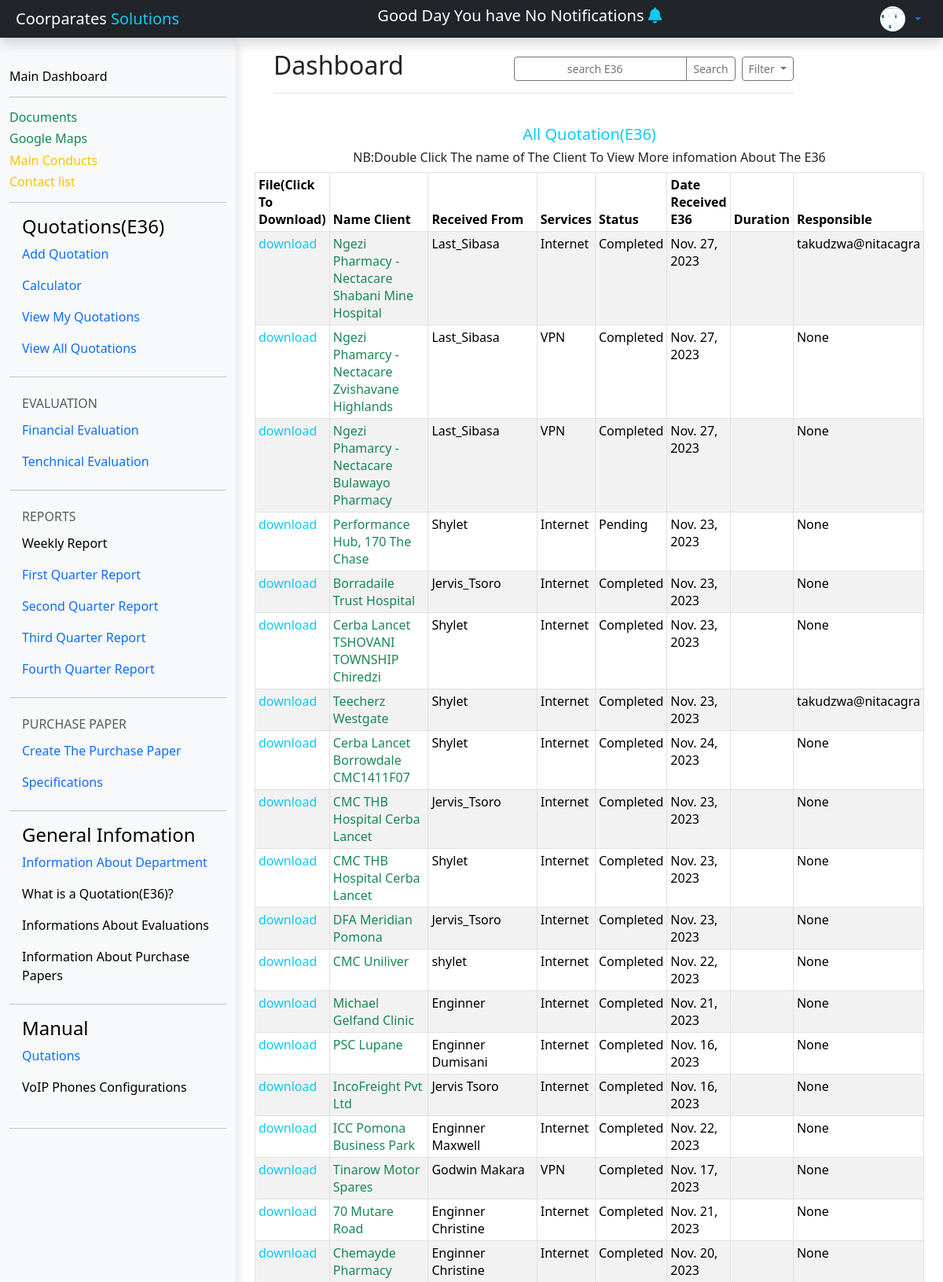
Screenshot of /dashboard/ViewMyQuotation (upper part) with the database file from the repository.
### e36/models.py (models this page shows, shortened)
class Quotation(models.Model):
	name = [('Internet','Internet'),('VPN','VPN')]
	status = [('Completed','Completed'),('Pending','Pending')]
	responsible = [('Dumisani_Mukuchura','Dumisani Mukuchura'),('Jervis_Tsoro','Jervis Tsoro'),('Shylet','Shylet'),('Godwin_Makara','Godwin Makara'),('MAaxwell_Mushaikwa','Maxwell Mushaikwa '),('Last_Sibasa','Last Sibasa')]
	File = models.FileField(_("E36"), upload_to='', max_length=100,null=True)
	NameClient = models.CharField(max_length=50,null=True,blank=True)
	Total = models.DecimalField(_("Total"), max_digits=10, decimal_places=2,null=True,blank=True)
	Status = models.CharField( max_length=50,choices=status,null = True)
	Type = models.CharField(max_length=50,null=True,blank=True,choices=name)
	DateReceived=models.DateField(null=True, auto_now=False, auto_now_add=False )
	DateSubmited= models.DateField(null=True, auto_now=False, auto_now_add=False,blank =True,default=timezone.now)
	TimeRecived = models.TimeField(_("Time Received"), auto_now=False, auto_now_add=False, null=True,blank=True)
	TimeSubmitted = models.TimeField(_("TimeSubmited"), auto_now=False, auto_now_add=False ,blank =True,null=True,default=timezone.now)
	created = models.DateTimeField(_("created at"), auto_now=True, auto_now_add=False ,null=True)
	updated = models.DateTimeField(null=True,auto_now=False,auto_now_add=True)
	Receivedfrom = models.CharField(_("Name of te Enginner WhomGive you The E36"),choices=responsible ,max_length=50,blank=True)
	comments = models.TextField(_("Comments"),null =True,blank=True)
	WeekReport = models.IntegerField(_( "Weekly report"),blank=True,null=True)
	created_by = models.ForeignKey(User,  on_delete=models.CASCADE ,null=True,blank=True)
	image = models.ImageField(upload_to = 'picture' ,null=True, blank = True)
	@property
	def FileUrl(self):
		try:
			url = self.File.url
		except:
				url = ''
		return url
	class meta:
		ordering = ('-created',)

### e36/views.py (the view)
# urls.py: path('ViewMyQuotation',views.ViewMyQoute , name='viewMyE36'),
def ViewMyQoute(request):
    content ={}
    content ={
      'E36':E36
   }
    return render(request,'viewMyQuote.html',content)

### Templates/ViewMyQuote.html (shortened to what this page needs)
{% extends 'dashboard.html' %}
 {%block content%}
 {%load static%}
 {% load crispy_forms_tags %}
<head>
</head>
<body>
<main class="col-md-9 col-lg-10 align-content-center px-md-4"
     style="width: 75%">
     <main class="col-md-9  col-lg-10 px-md-4">
      <div class="d-flex justify-content-between flex-wrap flex-md-nowrap align-items-center pt-3 pb-2 mb-3 border-bottom">
        <h1 class="h2">Dashboard</h1>
        <div class="btn-toolbar mb-2 mb-md-0">
          <div class="btn-group me-2">
            <input type="search"  placeholder="search E36" class="btn btn-sm btn-outline-secondary"></input>
            <button type="button" class="btn btn-sm btn-outline-secondary">Search</button>
          </div>
          <button type="button" class="btn btn-sm btn-outline-secondary dropdown-toggle">
            Filter
          </button>
        </div>
      </div>
  </main>
          <div class=" text-start mt-1"
          >
          <br>
              <div class=" text-center">
                <h5  class=" text-info"> All Quotation(E36)</h5>
                  <h6>NB:Double Click The name of The Client To View More infomation About The E36</h6>
              </div>
        <table class="table table-bordered table-striped table-sm">
          <thead>
            <tr class="bg-info">
              <th scope="col">File(Click To Download)</th>
              <th scope="col">Name Client</th>
              <th scope="col">Received From </th>
              <th scope="col">Services</th>
               <th scope="col">Status</th>
              <th scope="col">Date Received E36</th>
              <th scope="col">Duration</th>
              <th scope="col">Responsible</th>
            </tr>
          </thead>
          <tbody>
            {% for data  in E36 %}
            {%if user.username == user.username%}
            <tr >
              <td><a class="nav-link .navs-link fs-6 text-info" href="{{data.FileUrl}}">download</a></td>
              <td  ><a class="text-success nav-link navs-link fs-6" href="{% url 'DetailedE36' data.id %}">{{data.NameClient}}</a></td>
              <td >{{data.Receivedfrom}}</td>
              <td>{{data.Type}}</td>
              <td>{{data.Status}}</td>
              <td>{{data.DateReceived}} </td>
                <td>{{user.username}}</td>
              <td> {{data.created_by}}</td>
            </tr>
            {%endif%}
            {%endfor%}
          </tbody>
        </table>
          </div>
 </main>
</body>
{%endblock content%}

### rows the page displays
Quotation: NameClient "Ngezi Pharmacy -Nectacare Shabani Mine Hospital", Receivedfrom "Last_Sibasa", Type "Internet", Status "Completed", DateReceived "Nov. 27, 2023", created_by "takudzwa@nitacagra"
Quotation: NameClient "Ngezi Phamarcy - Nectacare Zvishavane Highlands", Receivedfrom "Last_Sibasa", Type "VPN", Status "Completed", DateReceived "Nov. 27, 2023", created_by "None"
Quotation: NameClient "Ngezi Phamarcy - Nectacare Bulawayo Pharmacy", Receivedfrom "Last_Sibasa", Type "VPN", Status "Completed", DateReceived "Nov. 27, 2023", created_by "None"
Quotation: NameClient "Performance Hub, 170 The Chase", Receivedfrom "Shylet", Type "Internet", Status "Pending", DateReceived "Nov. 23, 2023", created_by "None"
Quotation: NameClient "Borradaile Trust Hospital", Receivedfrom "Jervis_Tsoro", Type "Internet", Status "Completed", DateReceived "Nov. 23, 2023", created_by "None"
Quotation: NameClient "Cerba Lancet TSHOVANI TOWNSHIP Chiredzi", Receivedfrom "Shylet", Type "Internet", Status "Completed", DateReceived "Nov. 23, 2023", created_by "None"
Quotation: NameClient "Teecherz Westgate", Receivedfrom "Shylet", Type "Internet", Status "Completed", DateReceived "Nov. 23, 2023", created_by "takudzwa@nitacagra"
Quotation: NameClient "Cerba Lancet Borrowdale CMC1411F07", Receivedfrom "Shylet", Type "Internet", Status "Completed", DateReceived "Nov. 24, 2023", created_by "None"
Quotation: NameClient "CMC THB Hospital Cerba Lancet", Receivedfrom "Jervis_Tsoro", Type "Internet", Status "Completed", DateReceived "Nov. 23, 2023", created_by "None"
Quotation: NameClient "CMC THB Hospital Cerba Lancet", Receivedfrom "Shylet", Type "Internet", Status "Completed", DateReceived "Nov. 23, 2023", created_by "None"
Quotation: NameClient "DFA Meridian Pomona", Receivedfrom "Jervis_Tsoro", Type "Internet", Status "Completed", DateReceived "Nov. 23, 2023", created_by "None"
Quotation: NameClient "CMC Uniliver", Receivedfrom "shylet", Type "Internet", Status "Completed", DateReceived "Nov. 22, 2023", created_by "None"
Quotation: NameClient "Michael Gelfand Clinic", Receivedfrom "Enginner", Type "Internet", Status "Completed", DateReceived "Nov. 21, 2023", created_by "None"
Quotation: NameClient "PSC Lupane", Receivedfrom "Enginner Dumisani", Type "Internet", Status "Completed", DateReceived "Nov. 16, 2023", created_by "None"
Quotation: NameClient "IncoFreight Pvt Ltd", Receivedfrom "Jervis Tsoro", Type "Internet", Status "Completed", DateReceived "Nov. 16, 2023", created_by "None"
Quotation: NameClient "ICC Pomona Business Park", Receivedfrom "Enginner Maxwell", Type "Internet", Status "Completed", DateReceived "Nov. 22, 2023", created_by "None"
Quotation: NameClient "Tinarow Motor Spares", Receivedfrom "Godwin Makara", Type "VPN", Status "Completed", DateReceived "Nov. 17, 2023", created_by "None"
Quotation: NameClient "70 Mutare Road", Receivedfrom "Enginner Christine", Type "Internet", Status "Completed", DateReceived "Nov. 21, 2023", created_by "None"
Quotation: NameClient "Chemayde Pharmacy", Receivedfrom "Enginner Christine", Type "Internet", Status "Completed", DateReceived "Nov. 20, 2023", created_by "None"
